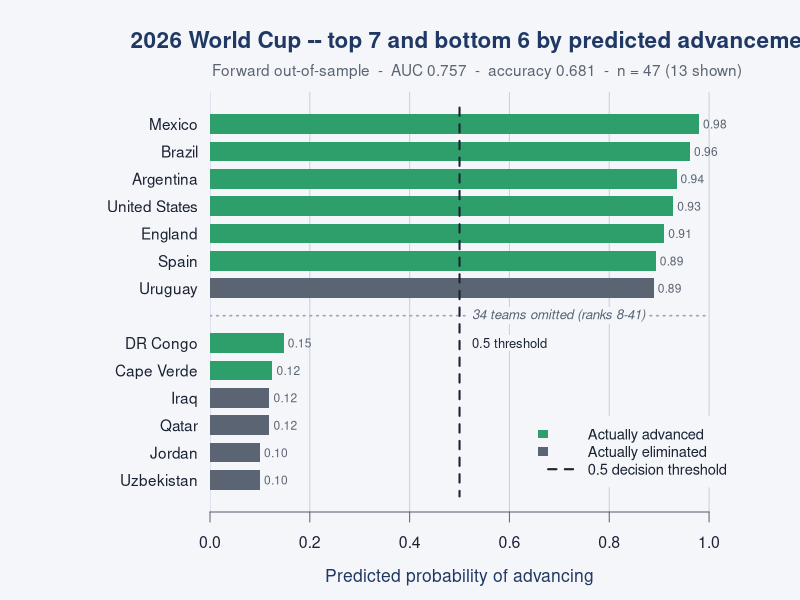
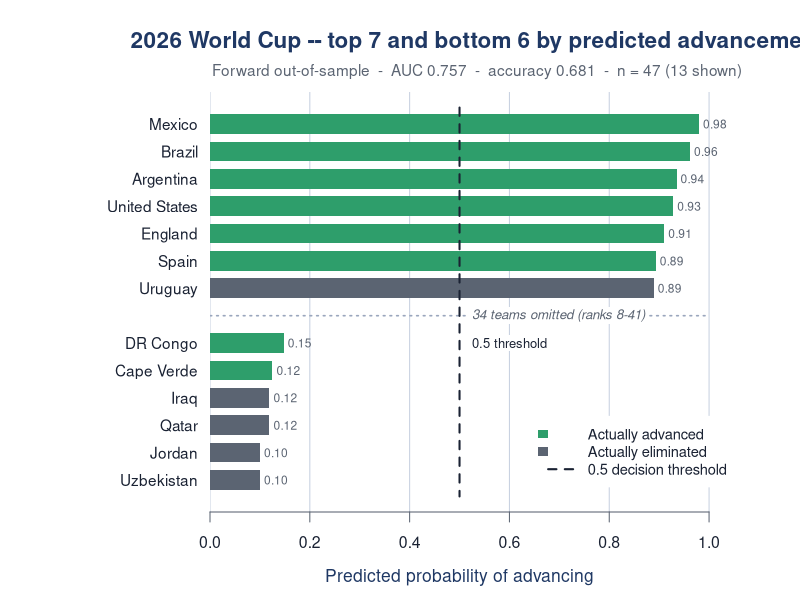

Reproduce these figures in R, in order.
# =============================================================================
# fig_2026_ranked_cut.R -- cut-down version of fig_2026_ranked_probabilities.png
# -----------------------------------------------------------------------------
# The full figure has all 47 teams, which is unreadable at slide size. This makes
# a "head + tail" version: the top N and bottom M teams by predicted P(advance),
# same deck palette (green = actually advanced, slate = eliminated, dashed 0.5).
#
# Two variants are written:
#   fig_2026_ranked_cut_break.png  -- dotted break row labelling the omitted middle
#   fig_2026_ranked_cut_nogap.png  -- bars run continuously, no break
#
# Base R only. Run from the project root:  source("fig_2026_ranked_cut.R")
#
# NOTE ON THE CUT: the top 7 (not 6) is deliberate. Uruguay is rank 7 and is the
# model's biggest false positive (p = 0.889, eliminated). Stopping at 6 leaves
# every visible bar a correct call, so the slate colour -- and the whole
# "the upsets it missed" point -- disappears from the top block.
# =============================================================================

# ---- ranked table (from logit_mens_groupstage_advance.R section 8b) ----------
# If you have just run that script, `rank26` is already in memory and this block
# is skipped, so the figure always reflects the live model fit.
if (!exists("rank26")) {
  rank26 <- data.frame(
    team_name = c(
      "Mexico","Brazil","Argentina","United States","England","Spain","Uruguay",
      "France","Belgium","Sweden","Switzerland","Canada","Netherlands","Paraguay",
      "Germany","Portugal","Scotland","Colombia","Austria","Croatia","Ecuador",
      "South Korea","Norway","Turkey","Bosnia and Herzegovina","Czechia","Morocco",
      "Tunisia","Japan","Australia","Iran","Saudi Arabia","Algeria","Ghana",
      "Ivory Coast","Senegal","South Africa","Haiti","Panama","Egypt","Curacao",
      "DR Congo","Cape Verde","Iraq","Qatar","Jordan","Uzbekistan"),
    advanced = c(
      1,1,1,1,1,1,0, 1,1,1,1,1,1,1, 1,1,0,1,1,1,1,
      0,1,0,1,0,1, 0,1,1,0,0,1,1, 1,1,1,0,0,1,0,
      1,1,0,0,0,0),
    p_advance = c(
      0.980,0.962,0.935,0.928,0.910,0.893,0.889,
      0.873,0.824,0.761,0.761,0.734,0.724,0.717,
      0.684,0.684,0.684,0.633,0.596,0.596,0.540,
      0.480,0.406,0.406,0.361,0.361,0.313,
      0.313,0.299,0.260,0.260,0.260,0.237,0.237,
      0.204,0.204,0.204,0.184,0.184,0.174,0.156,
      0.148,0.125,0.119,0.119,0.100,0.100),
    stringsAsFactors = FALSE)
}

# ---- deck palette (see Context.md 12.7) -------------------------------------
NAVY  <- "#1F3864"; INK   <- "#1A2233"; GREEN <- "#2E9E6B"
SLATE <- "#5B6472"; GRID  <- "#C7D0E0"; LIGHT <- "#F4F6FA"

# ---- headline numbers (edit if the fit changes) ------------------------------
AUC26 <- if (exists("auc26")) auc26 else 0.757
ACC26 <- if (exists("acc26")) acc26 else 0.681
N26   <- nrow(rank26)


draw_cut <- function(n_top = 7, n_bottom = 6, gap = TRUE,
                     file  = "figures/fig_2026_ranked_cut_break.png",
                     bg    = LIGHT,          # "#F4F6FA" deck tone, or "#FFFFFF"
                     width = 2000, height = 1300, res = 200) {

  d <- rbind(head(rank26, n_top), tail(rank26, n_bottom))
  n <- nrow(d)
  n_hidden <- N26 - n

  # y positions, top row first; insert one blank slot for the break if asked
  ypos <- seq_len(n) + c(rep(0, n_top), rep(if (gap) 1 else 0, n_bottom))
  ybrk <- n_top + 1                       # centre of the break band
  ymax <- max(ypos)

  dir.create(dirname(file), showWarnings = FALSE, recursive = TRUE)
  png(file, width = width, height = height, res = res, bg = bg)
  on.exit(dev.off())

  # xaxs = "i" pins the plot region to the data range, so a value label sitting
  # just past p = 0.98 (Mexico) would be clipped at the panel edge. Carry the
  # region a little past 1.0 and widen the right margin to make room; the axis
  # and gridlines are still drawn only out to 1.0.
  par(mar = c(4.4, 10.5, 4.6, 2.8), xaxs = "i", family = "sans", bg = bg)
  plot(NA, xlim = c(0, 1.07), ylim = c(ymax + 0.6, 0.4),
       axes = FALSE, xlab = "", ylab = "")

  # gridlines
  abline(v = seq(0, 1, 0.2), col = GRID, lwd = 1)

  # bars
  rect(0, ypos - 0.36, d$p_advance, ypos + 0.36,
       col = ifelse(d$advanced == 1, GREEN, SLATE), border = NA)

  # team names + value labels
  axis(2, at = ypos, labels = d$team_name, las = 1, tick = FALSE,
       line = -0.4, col.axis = INK, cex.axis = 0.92)
  # xpd = NA: belt-and-braces, lets a label spill into the right margin rather
  # than be silently cut off if the font metrics differ on another machine
  text(d$p_advance + 0.008, ypos, sprintf("%.2f", d$p_advance),
       adj = 0, cex = 0.72, col = SLATE, xpd = NA)

  # break row
  if (gap) {
    segments(0, ybrk, 1, ybrk, lty = 3, lwd = 1.6, col = "#9AA6BD")
    lab <- sprintf("%d teams omitted (ranks %d-%d)", n_hidden, n_top + 1, N26 - n_bottom)
    w   <- strwidth(lab, cex = 0.8)
    # sit the label to the RIGHT of the 0.5 line so the dashed threshold
    # doesn't cut through the text
    rect(0.515, ybrk - 0.30, 0.53 + w, ybrk + 0.30, col = bg, border = NA)
    text(0.525, ybrk, lab, adj = 0, cex = 0.8, font = 3, col = SLATE)
  }

  # 0.5 decision threshold. The label sits in the empty space to the RIGHT of
  # the dashed line, level with the first row of the bottom block (DR Congo),
  # on a background-filled patch so gridlines don't run through it -- same
  # treatment as the break-row label above.
  segments(0.5, 0.4, 0.5, ymax + 0.6, lty = 2, lwd = 2, col = INK)
  thr    <- "0.5 threshold"
  thr_y  <- ypos[min(n_top + 1, n)]
  thr_w  <- strwidth(thr, cex = 0.78)
  rect(0.515, thr_y - 0.30, 0.53 + thr_w, thr_y + 0.30, col = bg, border = NA)
  text(0.525, thr_y, thr, adj = 0, cex = 0.78, col = INK)

  # x axis
  axis(1, at = seq(0, 1, 0.2), col = SLATE, col.axis = INK, cex.axis = 0.95)
  mtext("Predicted probability of advancing", side = 1, line = 2.7,
        at = 0.5, cex = 1.05, col = NAVY)   # at = 0.5 keeps it centred on the
                                            # 0-1 axis, not the widened region

  # titles
  mtext(sprintf("2026 World Cup -- top %d and bottom %d by predicted advancement",
                n_top, n_bottom),
        side = 3, line = 2.0, cex = 1.35, font = 2, col = NAVY)
  mtext(sprintf("Forward out-of-sample  -  AUC %.3f  -  accuracy %.3f  -  n = %d (%d shown)",
                AUC26, ACC26, N26, n),
        side = 3, line = 0.6, cex = 0.92, col = SLATE)

  # legend, parked in the empty space beside the short bottom bars
  legend("bottomright", inset = c(0.02, 0.06), bg = bg, box.col = bg,
         legend = c("Actually advanced", "Actually eliminated", "0.5 decision threshold"),
         fill   = c(GREEN, SLATE, NA), border = c(NA, NA, NA),
         lty    = c(NA, NA, 2), lwd = c(NA, NA, 2), col = c(NA, NA, INK),
         cex = 0.88, text.col = INK)

  invisible(file)
}

# ---- build the two slide PNGs (break-row variant, two backgrounds) -----------
draw_cut(7, 6, gap = TRUE, bg = LIGHT,
         file = "figures/fig_2026_ranked_cut_break_light.png")   # #F4F6FA deck tone
draw_cut(7, 6, gap = TRUE, bg = "#FFFFFF",
         file = "figures/fig_2026_ranked_cut_break_white.png")   # pure white

cat("[fig] wrote figures/fig_2026_ranked_cut_break_light.png",
    "and ..._white.png\n")

# Optional extras:
#   no break row, bars continuous
#     draw_cut(7, 6, gap = FALSE, bg = "#FFFFFF",
#              file = "figures/fig_2026_ranked_cut_nogap_white.png")
#   a different cut, e.g. top 8 / bottom 8
#     draw_cut(8, 8, gap = TRUE, bg = "#FFFFFF",
#              file = "figures/fig_2026_ranked_cut_8_8_white.png")
